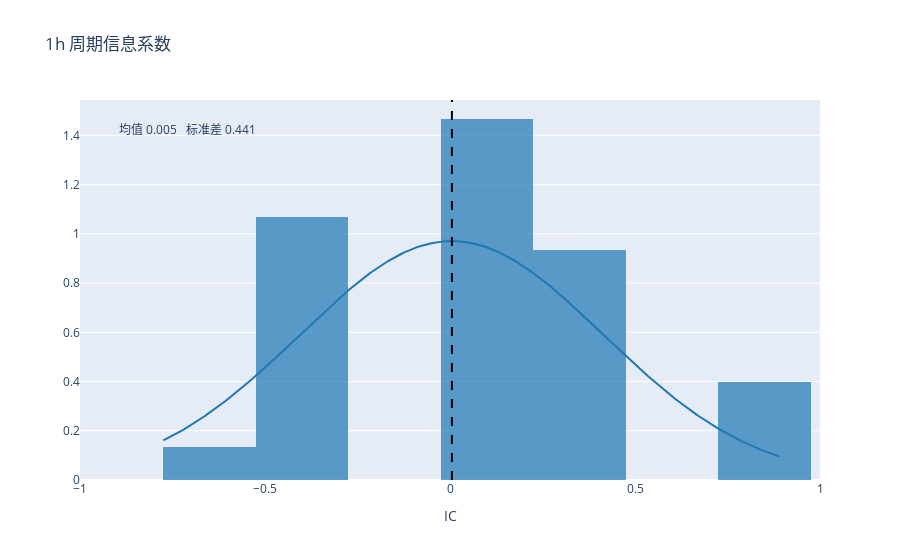

Write notebook code for a chart like this one.
### Code cell
fig

### Figure 1 — Plotly figure (JSON) as saved in the notebook; plotly's stock layout.template omitted (floating-point values rounded to 4 significant figures; data arrays with more than 128 entries replaced by an {"elided": "..."} marker saying what was removed)
{"data": [{"autobinx": false, "histnorm": "probability density", "legendgroup": "1h", "marker": {"color": "rgb(31, 119, 180)"}, "name": "1h", "opacity": 0.7, "type": "histogram", "x": [0, 0, -0.4472, 0.2582, -0.4472, 0.8944, 0, 0, -0.4472, 0.2582, 0, 0, -0.4472, 0.2582, 0.2582, 0, -0.4472, 0.2582, 0, -0.7746, -0.4472, 0, 0.2582, 0, 0, -0.4472, 0.8944, 0.8944, 0.2582, -0.4472], "xaxis": "x", "xbins": {"end": 0.8944, "size": 0.25, "start": -0.7746}, "yaxis": "y"}, {"legendgroup": "1h", "marker": {"color": "rgb(31, 119, 180)"}, "mode": "lines", "name": "1h", "showlegend": false, "type": "scatter", "x": {"elided": "500 float values"}, "xaxis": "x", "y": {"elided": "500 float values"}, "yaxis": "y"}], "layout": {"annotations": [{"showarrow": false, "text": "均值 0.005 \n 标准差 0.441", "x": 0.05, "xref": "paper", "y": 0.95, "yref": "paper"}], "barmode": "overlay", "hovermode": "closest", "legend": {"traceorder": "reversed"}, "shapes": [{"line": {"color": "black", "dash": "dash", "width": 2}, "type": "line", "x0": 0.005125, "x1": 0.005125, "y0": 0, "y1": 1, "yref": "paper"}], "showlegend": false, "title": {"text": "1h 周期信息系数"}, "xaxis": {"anchor": "y2", "domain": [0, 1], "range": [-1, 1], "title": {"text": "IC"}, "zeroline": false}, "yaxis": {"anchor": "free", "domain": [0, 1], "position": 0}}}
